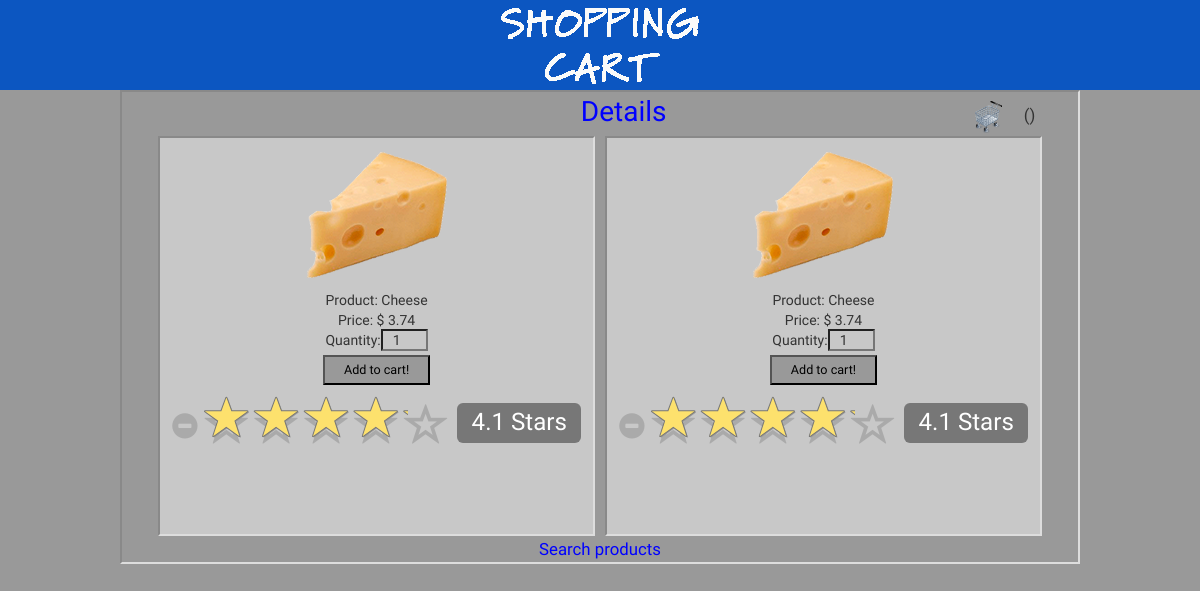
The page /detalles.php?id=4 on the database its author committed.
### tables this page shows
CREATE TABLE IF NOT EXISTS `productos` (
  `ID` int(11) NOT NULL AUTO_INCREMENT,
  `nombre` text NOT NULL,
  `descripcion` text NOT NULL,
  `imagen` text NOT NULL,
  `precio` double NOT NULL,
  PRIMARY KEY (`ID`)
);

### detalles.php (the view, shortened to what this page needs)
<?php
	$current_status=($_SESSION['current_cart']);
?>
<!doctype html>
<html>
<head>
	<link rel="stylesheet" type="text/css" href="styles.css">
	<link href="http://netdna.bootstrapcdn.com/bootstrap/3.3.6/css/bootstrap.css" rel="stylesheet">
</head>
<body>
<div class="contenedor">
	<div class="block_header">
       <div class="header">
        	 <div class="logo">
              <a href="./index.php"><img src="images/sc.png" width="265" height="78" 	border="0" alt="logo"></a>
        	 </div>
  		</div>
    </div>
	<div class="FBG">
    	<div class="FBG_content">
    			<div class="titulo">
    			<h1>Details</h1>
    	 		</div>
    	 		<div class="cart" >
    	 			<a href="./carritodecompras.php" title="<?php echo "My Cart - " . $current_status . " Items" ;?>"><img src="images/carrito.png" width="32" height="32" border="0" alt="mycart"></a>
    	 			<h2><?php echo '(' . $current_status. ')';?></h2>
    	 		</div>
    <div class="products_listing">
	<?php
		require 'conexion.php';
		$conexion=mysqli_connect($db_host,$db_usuario,$db_contra);
		mysqli_select_db($conexion,$db_nombre)or die("no se encuentra la bdD");
		mysqli_set_charset($conexion, "utf8");
		$consulta="SELECT * FROM productos WHERE ID=".$_GET['id']." ";
		$resulados= mysqli_query($conexion,$consulta);
		while($fila=mysqli_fetch_array($resulados, MYSQL_ASSOC))
		{
	?>
			<div class="details">
				<div class="centrado">
					<form action="carritodecompras.php" method="get" >
					<img src="./images/<?php echo $fila['imagen'];?>"><br>
					<span>Product: <?php echo $fila['nombre'] ;?></span><br>
					<span>Price: <?php echo '$ ' .$fila['precio']. ' ';?></span><br>
					<span>Quantity:<input type="number" value="1" name="quantity" onfocus="this.blur();" min="1" onkeypress="return noEntries(event);"></span><br>
					<input type="submit" class="button" value="Add to cart!" ><br>
					</form>
                </div>
			</div>
			<div class="details">
				<div class="centrado">
					<form action="carritodecompras.php" method="get" >
					<img src="./images/<?php echo $fila['imagen'];?>"><br>
					<span>Product: <?php echo $fila['nombre'] ;?></span><br>
					<span>Price: <?php echo '$ ' .$fila['precio']. ' ';?></span><br>
					<span>Quantity:<input type="number" value="1" name="quantity" onfocus="this.blur();" min="1" onkeypress="return noEntries(event);"></span><br>
					<input type="submit" class="button" value="Add to cart!" ><br>
					</form>
                </div>
			</div>
			<?php
		}
			?>
			<div class="centrado">
				<a href="index.php"> Search products </a>
			</div>
		 </div>
		</div>
	</div>
</div>
</body>
</html>

### styles.css (style rules this page uses)
body { width:100%; margin:0; padding:0; background-color:#999; }
html { padding:0; margin:0; background-color:#999; }
a { text-decoration:none; }
.contenedor { width: 100%; margin: 0 auto; overflow: hidden; }
.block_header { margin:0; padding:0; background-color:#0c56c1; width: 100%; }
.header { margin:0 auto; padding:0 ; max-width: 960px; }
.logo { padding:6px 6px; }
.logo img { max-width: 100%; height: auto; display: block; margin: 0 auto; }
.FBG { margin:0; padding:0; background-color:#999; width: 100%; }
.FBG_content { min-height:450px; max-width: 960px; border: 2px inset #DDD; padding: 3px 3px; margin:0 auto; background-color:#999; box-sizing: border-box; }
.titulo { width: 57%; display: inline-block; }
.titulo h1 { padding:0; margin: 0 ; font:3.5em 'Montserrat Alternates'; text-align: right; }
.cart { width: 40%; display: inline-block; padding: 0; text-align: right; }
.products_listing { width: 100%; display: block; margin: 0 auto; padding: 0; text-align: center; }
.cart h2 { display: inline-block; padding: 0; text-align: right; margin: 1px 15px; }
.FBG_content a { font:1.2em 'Montserrat Alternates'; color:blue; padding:0; margin: 0; }
.FBG_content h1 { font:2em 'Montserrat Alternates'; color:blue; }
.FBG_content h2 { font:1.2em 'Montserrat Alternates'; text-align: center; }
.centrado { text-align: center; }
.details { width: 46%; min-width: 300px; min-height: 400px; background-color: #c8c8c8; border: 2px inset #DDD; margin: 3px; padding: 3px; box-sizing: border-box; display: inline-block; }
.details img { -webkit-transition: -webkit-transform 0.4s linear; -ms-transition:-ms-transform 0.4s linear; max-width: 100%; margin:4px 2px; }
.details span { font:1em 'Montserrat Alternates'; }
.details input[type="number"] { width: 11%; min-height: 20px; background-color: #c8c8c8; text-align: center; }
.details input[type="submit"] { width: 25%; min-height: 30px; text-align: center; font:0.9em 'Montserrat Alternates'; color: black; background-color: #999; margin: 4px 4px; box-sizing: border-box; }

### rows shown on the page
productos: imagen (picture), nombre "Cheese", precio "3.74"
